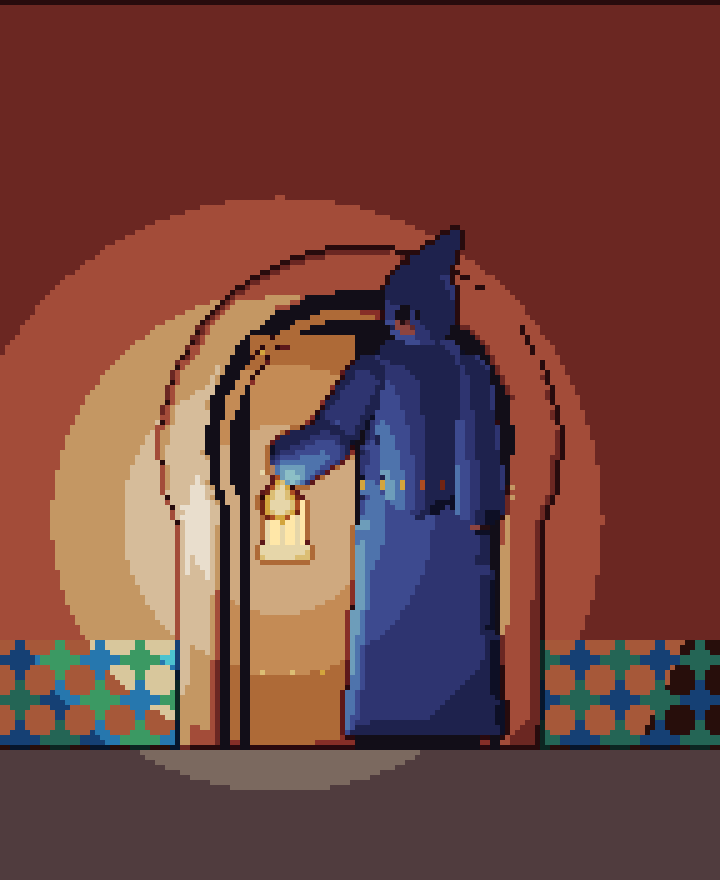

Write the Python code that produced this figure.
"""Example: a Moroccan riad doorway at night, a hooded traveller holding a brass lantern (theme: Moroccan, subject: human).
    python examples/moroccan_night.py out_dir"""
import sys, os, math
sys.path.insert(0, os.path.join(os.path.dirname(__file__), '..', 'scripts'))
import numpy as np
from pixkit import Sprite, ramp, qa, save_gif

OUT = sys.argv[1] if len(sys.argv) > 1 else '.'
W, H = 144, 176

def scene(f, n=8):
    t = f / n * 2 * math.pi
    s = Sprite(W, H)
    s.material('plaster', ramp('#c89a68', 6)).material('cedar', ramp('#6a3e20', 6)).material('brass', ramp('#c8962a', 6))
    s.material('zb', ramp('#1f5f8b', 5)).material('zg', ramp('#2f7a4f', 5)).material('zw', ramp('#e8dcc0', 4))
    s.material('indigo', ramp('#2c3566', 7)).material('skin', ramp('#a8704e', 6)).material('stone', ramp('#6a5a52', 5))
    s.material('glow', ['#ffcf6a', '#ffe7a8', '#fff4d0']).material('void', ['#0c0a12', '#120e18', '#18121e'])
    s.material('eye', ['#e8c070', '#fff0b0', '#fff8e0'])
    # the wall and the doorway (behind everything)
    s.box('plaster', 0, 0, W, 150, bevel=0, z0=-40)
    s.pattern('plaster', lambda X, Y: (Y < 150) & (((X.astype(int) * 7 + Y.astype(int) * 13) % 97) == 0))   # faint tadelakt texture
    s.arch('plaster', 72, 150, 54, 92, kind='horseshoe', thick=8, bevel=3, z0=-36, hole_mat='void')
    s.arch('cedar', 72, 150, 46, 86, kind='horseshoe', thick=2, bevel=1, z0=-35)
    # the cedar door, half open, with brass studs
    s.box('cedar', 49, 66, 22, 84, bevel=1.5, z0=-37)
    s.pattern('brass', lambda X, Y: ((X.astype(int) - 52) % 6 == 0) & ((Y.astype(int) - 70) % 8 == 0) & (X > 50) & (X < 70) & (Y > 68) & (Y < 148), flat=False)
    # zellige wainscot: an 8-point star tiling in blue, green and white
    def star(X, Y):
        u, v = (X % 8) - 4, (Y % 8) - 4
        return (np.abs(u) + np.abs(v) < 3.2) | ((np.abs(u) < 1.2) & (np.abs(v) < 3.6)) | ((np.abs(v) < 1.2) & (np.abs(u) < 3.6))
    s.box('zw', 0, 128, 44, 22, bevel=0, z0=-39); s.box('zw', 100, 128, 44, 22, bevel=0, z0=-39)
    s.pattern('zb', on='zw', mask_fn=lambda X, Y: (Y > 128) & (Y < 150) & ((X < 44) | (X > 100)) & star(X, Y) & (((X // 8 + Y // 8) % 2) == 0))
    s.pattern('zg', on='zw', mask_fn=lambda X, Y: (Y > 128) & (Y < 150) & ((X < 44) | (X > 100)) & star(X, Y) & (((X // 8 + Y // 8) % 2) == 1))
    s.box('stone', 0, 150, W, 26, bevel=1, z0=-30)
    # the traveller in a djellaba (about 7 heads tall), built body-first, then clothes on top
    br = round(math.sin(t))
    cx, top = 84, 50 + br                                       # top of the hood
    hh = 13                                                     # head height
    hx, hy = cx, top + 11                                       # head centre
    # body under the robe: shoulders, chest, waist
    s.ellipsoid('indigo', cx, top + 24, 12, 5, depth=6, z0=4)                      # shoulders
    s.capsule('indigo', (cx, top + 26), (cx, top + 46), 10, 8, z0=4)              # chest to waist
    # the robe falls from the shoulders and widens to the hem, with long folds
    s.poly('indigo', [(cx - 11, top + 30), (cx + 11, top + 30), (cx + 16, top + 96), (cx - 15, top + 96)], bevel=4, z0=5)
    s.pattern('indigo', lambda X, Y: (Y > top + 50) & (Y < top + 96) & (np.abs(((X - cx) * 12 / (Y - top + 1)) % 5 - 2.5) < .4), on='indigo')   # fold lines
    s.box('indigo', cx - 12, top + 46, 24, 2, bevel=.5, z0=7)                      # cord belt
    s.pattern('brass', lambda X, Y: (Y >= top + 46) & (Y < top + 48) & (np.abs(X - cx) < 12) & ((X.astype(int) % 4) == 0))
    # left arm reaching out with the lantern: wide djellaba sleeve
    s.capsule('indigo', (cx - 10, top + 25), (cx - 18, top + 38), 4.2, 4.6, z0=8)
    s.capsule('indigo', (cx - 18, top + 38), (cx - 25, top + 42), 4.6, 5.2, z0=9)
    s.ellipsoid('skin', cx - 28, top + 43, 2.3, 2.1, z0=10)
    # right arm hanging, hand peeking from the sleeve
    s.capsule('indigo', (cx + 10, top + 25), (cx + 12, top + 50), 4.2, 5.4, z0=6)
    s.ellipsoid('skin', cx + 12, top + 54, 2.1, 2.4, z0=6.5)
    # head inside the hood; the hood has a crown, a point that falls back, and a deep shadowed opening
    s.ellipsoid('indigo', hx, hy, 7.5, 9, z0=7)
    s.capsule('indigo', (hx + 2, hy - 7), (hx + 7, hy - 14), 4.5, 1.2, z0=6.5)     # the pointed tip, falling back
    s.ellipsoid('void', hx - 1.5, hy + 1, 4.2, 5.4, z0=10, flat=True)
    s.ellipsoid('skin', hx - 2, hy + 3, 3.2, 3.6, z0=10.5)                         # the lower face catches the lantern
    s.pixels('void', [(hx - 4, hy + 1), (hx - 1, hy + 1), (hx - 4, hy + 2), (hx - 1, hy + 2)])       # eyes in shadow
    # the lantern on a short chain
    lx, ly = cx - 28, top + 56 + round(math.sin(t * 2) * .6)
    s.capsule('brass', (cx - 28, top + 44), (lx, ly - 8), .6, z0=11)
    s.cone('brass', (lx, ly - 10), (lx, ly - 6), 4.2, z0=11)
    s.box('glow', lx - 3, ly - 6, 7, 9, bevel=0, z0=11, flat=True)
    s.pattern('brass', lambda X, Y: (X >= lx - 3) & (X < lx + 4) & (Y >= ly - 6) & (Y < ly + 3) & ((X.astype(int) - lx) % 3 == 0))
    s.box('brass', lx - 4, ly + 3, 9, 2, bevel=.5, z0=11)
    fl = 1 + .08 * math.sin(t * 3)
    img = s.render(light=(.4, -.8, .4), key=.18, ambient=.06, rim=(.8, -.3, -.2), rim_amt=.25, point=(lx, ly - 2, 22), point_amt=1.15 * fl, point_range=95)
    return img, s

frames = []
for f in range(8):
    img, s = scene(f); frames.append(img)
frames[0].save(os.path.join(OUT, 'moroccan_night.png'), scale=5)
save_gif(frames, os.path.join(OUT, 'moroccan_night.gif'), scale=5, ms=140)
print(qa(frames[0].a))
